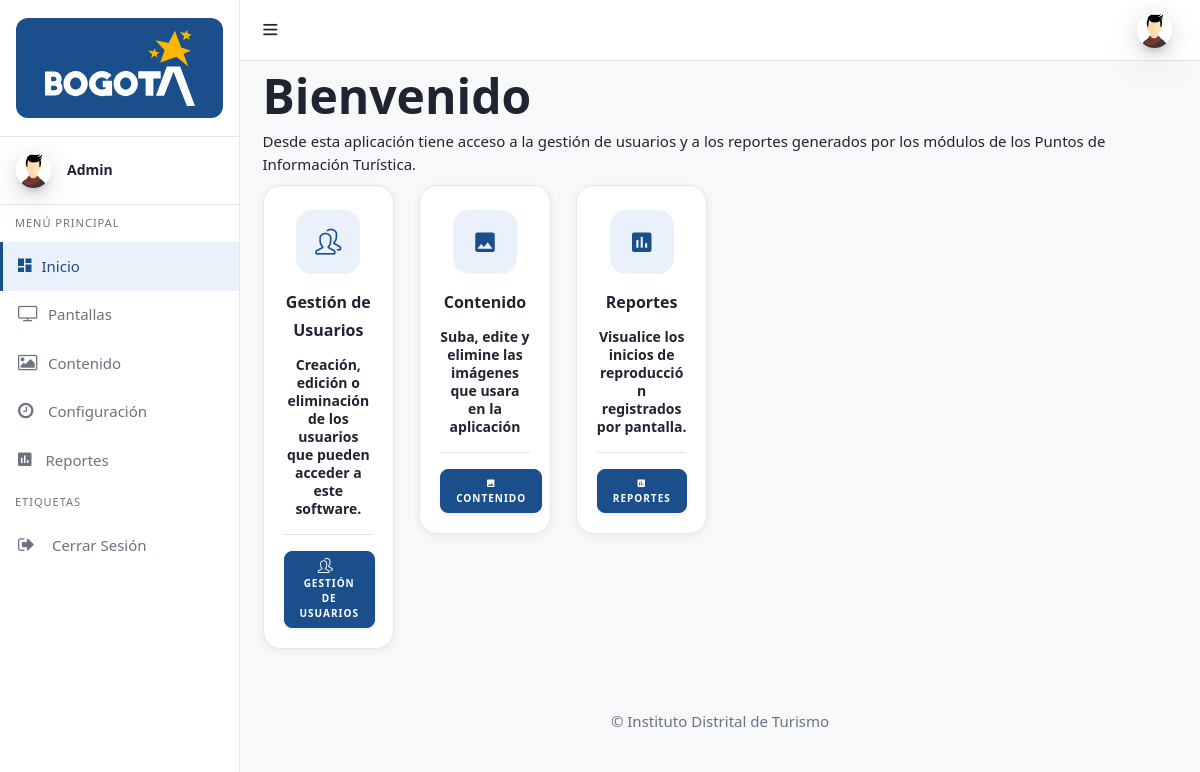
The app's page /admin/inicio.php (signed in) with its own data.
### tables this page shows
CREATE TABLE `usuarios` (
  `ID` int(11) NOT NULL,
  `Nombre` varchar(80) NOT NULL,
  `Correo` varchar(80) NOT NULL,
  `Foto_Usuario` varchar(80) NOT NULL,
  `Funcion` int(11) NOT NULL,
  `Password` varchar(50) NOT NULL
);

### admin/assets/php/menu_lateral.php (the view, shortened to what this page needs)
<?php
function idt_avatar($foto, $correo, $class = '', $variant = 'circle') {
	$foto = trim((string) $foto);
	if ($foto !== '' && file_exists(__DIR__ . '/../../' . $foto)) {
		return '<img class="' . htmlspecialchars($class) . '" src="' . htmlspecialchars($foto) . '" alt="Foto de perfil">';
	}
	$inicial = strtoupper(substr(trim((string) $correo), 0, 1));
	$variantClass = $variant === 'block' ? 'avatar-initial-block' : 'avatar-initial';
	return '<span class="' . $variantClass . ' ' . htmlspecialchars($class) . '">' . htmlspecialchars($inicial) . '</span>';
}
?>
<div id="sidebar-wrapper" data-simplebar="" data-simplebar-auto-hide="true">
	<div class="brand-logo">
      <a href="index.php" class="brand-logo-link">
       <span class="brand-plate">
         <img src="assets/images/logo-bogota.svg" class="brand-logo-svg" alt="Bogotá">
       </span>
     </a>
   </div>
   <div class="user-details">
	  <div class="media align-items-center user-pointer collapsed" data-toggle="collapse" data-target="#user-dropdown">
	    <div class="avatar">
			<?php echo idt_avatar($foto_user, $mail_user, 'mr-3 side-user-img'); ?>
		  </div>
	     <div class="media-body">
	     <h6 class="side-user-name"><?php echo $name_user; ?></h6>
	    </div>
       </div>
     </div>
      <ul class="sidebar-menu do-nicescrol">
      <li class="sidebar-header">MENÚ PRINCIPAL</li>
      <li>
        <a href="inicio.php" class="waves-effect">
          <i class="zmdi zmdi-view-dashboard"></i><span>Inicio</span>
        </a>
      </li>
	  <li>
        <a href="modulos.php" class="waves-effect">
          <i class="fa fa-tv"></i><span>Pantallas</span>
        </a>
      </li>
	  <li>
        <a href="contenido.php" class="waves-effect">
          <i class="fa fa-picture-o"></i><span>Contenido</span>
        </a>
      </li>
	  <li>
        <a href="configuracion.php" class="waves-effect">
          <i class="fa fa-clock-o"></i><span>Configuración</span>
        </a>
      </li>
	<?php
		if($funcion_user == 'Administrador'){
			echo '
	<li>
        <a href="reporte_pantallas.php" class="waves-effect">
          <i class="zmdi zmdi-chart"></i> <span>Reportes</span>
        </a>
      </li>
			';
		}
	?>
      <li class="sidebar-header">ETIQUETAS</li>
      <li>
		  <a href="assets/php/logout.php" class="waves-effect"><i class="fa fa-sign-out"></i>
		  <span>Cerrar Sesión</span></a>
	   </li>
    </ul>
   </div>

### admin/assets/css/sidebar-menu.css (style rules this page uses)
.sidebar-menu { list-style: none; margin: 0; padding: 0; background-color: transparent; }
.sidebar-menu>li { position: relative; margin: 0; padding: 0; }
.sidebar-menu>li>a { padding: 13px 5px 13px 15px; display: block; border-left: 3px solid transparent; color: rgba(255, 255, 255, 0.65); font-size: 15px; }
.sidebar-menu>li>a>.fa { width: 20px; }
.sidebar-menu>li:hover>a, .sidebar-menu>li.active>a { color: #ffffff; background: rgba(255, 255, 255, 0.15); border-left-color: #ffffff; }
.sidebar-menu li.sidebar-header { padding: 10px 25px 10px 15px; font-size: 12px; color: rgba(255, 255, 255, 0.5); }
.sidebar-menu a { color: #b8c7ce; text-decoration: none; }

### records on screen
usuarios: Foto_Usuario (picture), Nombre "Admin"
